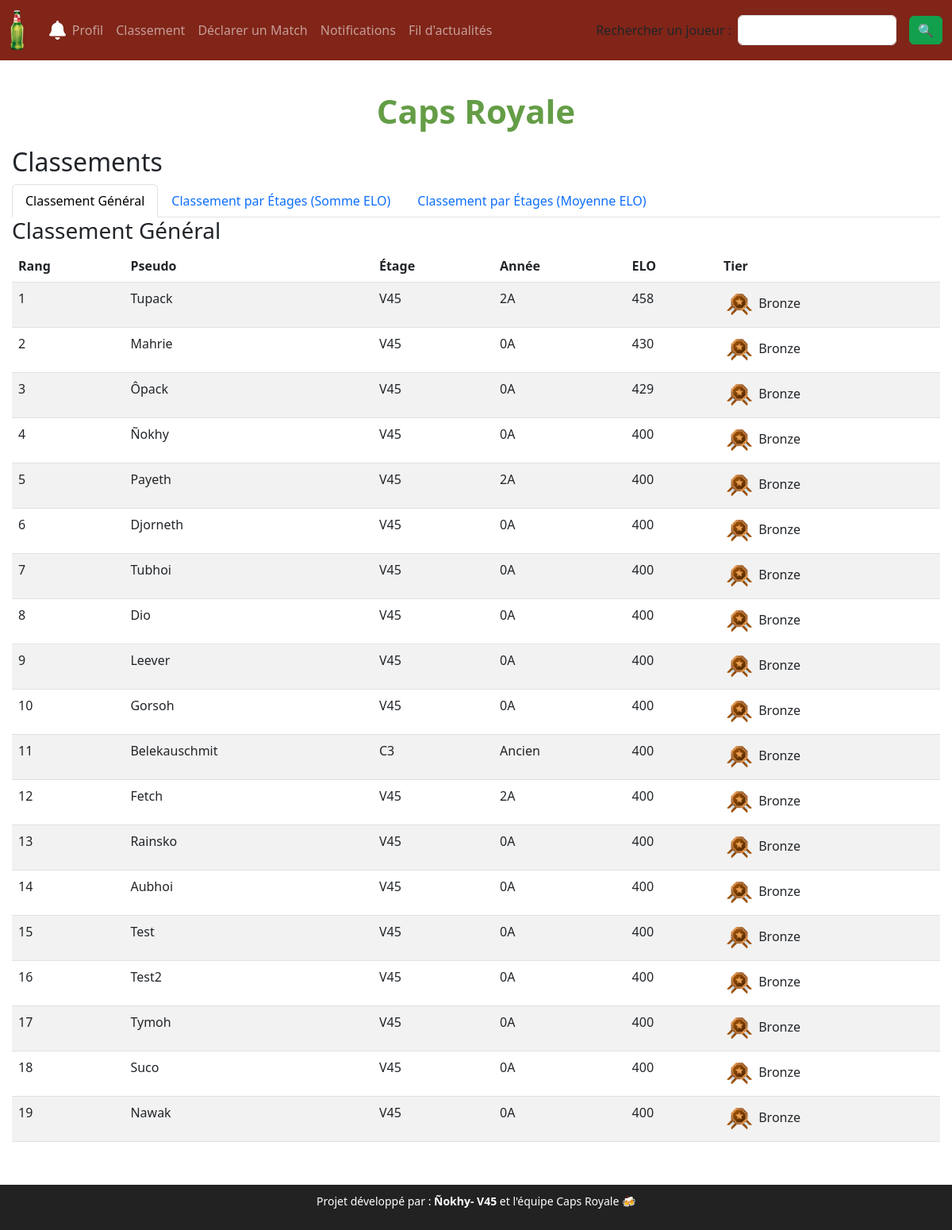
Page /ranking (signed in) on the committed database.
### models.py (models this page shows)
class User(db.Model):
    id = db.Column(db.Integer, primary_key=True)
    username = db.Column(db.String(80), unique=True, nullable=False)
    password = db.Column(db.String(500), nullable=False)
    floor = db.Column(db.String(10), nullable=False)
    year = db.Column(db.String(10), nullable=False)
    elo = db.Column(db.Integer, default=400)

### routes.py (the view)
    @app.route("/ranking")
    def ranking():
        players = User.query.order_by(User.elo.desc()).all()  # Classement général
        ranked_players = []
        for player in players:
            tier, icon = get_tier(player.elo)
            ranked_players.append({
                "username": player.username,
                "floor": player.floor,
                "year": player.year,
                "elo": player.elo,
                "tier": tier,
                "icon": icon
            })
        ranking_by_total = (
            db.session.query(User.floor, func.sum(User.elo).label("total_elo"))
            .group_by(User.floor)
            .order_by(func.sum(User.elo).desc())
            .all()
        )
        ranking_by_average = (
            db.session.query(User.floor, func.avg(User.elo).label("avg_elo"))
            .group_by(User.floor)
            .order_by(func.avg(User.elo).desc())
            .all()
        )
        return render_template(
            "ranking.html",
            players=ranked_players,
            ranking_by_total=ranking_by_total,
            ranking_by_average=ranking_by_average
        )

### fct.py (called while the page is built)
def get_tier(elo):
    if elo < 350:
        return "0chiasse", "caca.png"
    elif elo < 500:
        return "Bronze", "bronze.png"
    elif elo < 800:
        return "Argent", "argent.png"
    elif elo < 1100:
        return "Or", "or.png"
    elif elo < 1400:
        return "Platine", "platine.png"
    elif elo < 1900:
        return "Diamant", "diamant.png"
    else:
        return "Légende", "legende.png"

### templates/ranking.html (shortened to what this page needs)
{% extends "base.html" %}
{% block content %}
<h2>Classements</h2>
<ul class="nav nav-tabs" id="ranking-tabs">
    <li class="nav-item">
        <a class="nav-link active" href="#" onclick="showRanking('players')">Classement Général</a>
    </li>
    <li class="nav-item">
        <a class="nav-link" href="#" onclick="showRanking('total')">Classement par Étages (Somme ELO)</a>
    </li>
    <li class="nav-item">
        <a class="nav-link" href="#" onclick="showRanking('average')">Classement par Étages (Moyenne ELO)</a>
    </li>
</ul>
<div id="ranking-players">
    <h3>Classement Général</h3>
    <table class="table table-striped">
        <thead>
            <tr>
                <th>Rang</th>
                <th>Pseudo</th>
                <th>Étage</th>
                <th>Année</th>
                <th>ELO</th>
                <th>Tier</th>
            </tr>
        </thead>
        <tbody>
            {% for player in players %}
            <tr>
                <td>{{ loop.index }}</td>
                <td>{{ player.username }}</td>
                <td>{{ player.floor }}</td>
                <td>{{ player.year }}</td>
                <td>{{ player.elo }}</td>
                <td>
                    <img src="{{ url_for('static', filename='icons/' + player.icon) }}" alt="{{ player.tier }}" width="40">
                    {{ player.tier }}
                </td>
            </tr>
            {% endfor %}
        </tbody>
    </table>
</div>
{% endblock %}

### static/styles.css (style rules this page uses)
body { font-size: 16px; padding-bottom: 80px; }
@media (min-width: 1024px) { .table { width: 100%; } }

### rows in the picture
User: username "Tupack", floor "V45", year "2A", elo "458", tier "Bronze"
User: username "Mahrie", floor "V45", year "0A", elo "430", tier "Bronze"
User: username "Ôpack", floor "V45", year "0A", elo "429", tier "Bronze"
User: username "Ñokhy", floor "V45", year "0A", elo "400", tier "Bronze"
User: username "Payeth", floor "V45", year "2A", elo "400", tier "Bronze"
User: username "Djorneth", floor "V45", year "0A", elo "400", tier "Bronze"
User: username "Tubhoi", floor "V45", year "0A", elo "400", tier "Bronze"
User: username "Dio", floor "V45", year "0A", elo "400", tier "Bronze"
User: username "Leever", floor "V45", year "0A", elo "400", tier "Bronze"
User: username "Gorsoh", floor "V45", year "0A", elo "400", tier "Bronze"
User: username "Belekauschmit", floor "C3", year "Ancien", elo "400", tier "Bronze"
User: username "Fetch", floor "V45", year "2A", elo "400", tier "Bronze"
User: username "Rainsko", floor "V45", year "0A", elo "400", tier "Bronze"
User: username "Aubhoi", floor "V45", year "0A", elo "400", tier "Bronze"
User: username "Test", floor "V45", year "0A", elo "400", tier "Bronze"
User: username "Test2", floor "V45", year "0A", elo "400", tier "Bronze"
User: username "Tymoh", floor "V45", year "0A", elo "400", tier "Bronze"
User: username "Suco", floor "V45", year "0A", elo "400", tier "Bronze"
User: username "Nawak", floor "V45", year "0A", elo "400", tier "Bronze"
